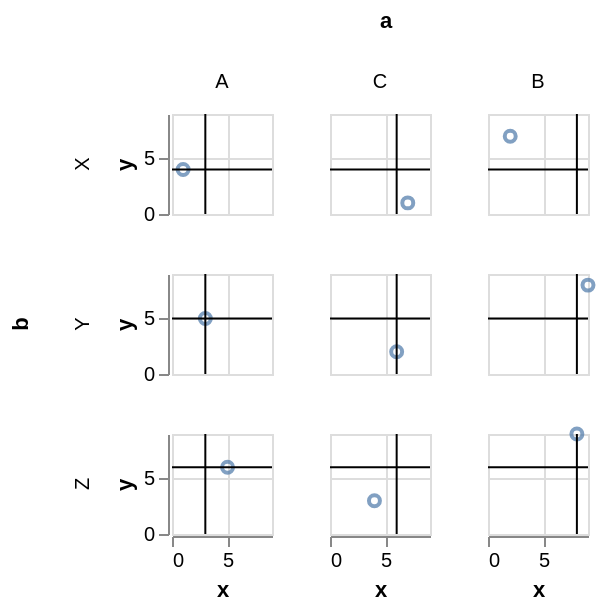

Source (Vega-Lite JSON):
### Vega-Lite specification from a JSON file in a GitHub repository (floating-point values rounded to 4 significant figures)
{"$schema": "https://vega.github.io/schema/vega-lite/v4.json", "data": {"values": [{"a": "A", "b": "X", "x": 1, "y": 4}, {"a": "A", "b": "Y", "x": 3, "y": 5}, {"a": "A", "b": "Z", "x": 5, "y": 6}, {"a": "B", "b": "X", "x": 2, "y": 7}, {"a": "B", "b": "Y", "x": 9, "y": 8}, {"a": "B", "b": "Z", "x": 8, "y": 9}, {"a": "C", "b": "X", "x": 7, "y": 1}, {"a": "C", "b": "Y", "x": 6, "y": 2}, {"a": "C", "b": "Z", "x": 4, "y": 3}]}, "transform": [{"joinaggregate": [{"op": "median", "field": "x", "as": "median_x_by_a"}], "groupby": ["a"]}, {"joinaggregate": [{"op": "median", "field": "y", "as": "median_y_by_b"}], "groupby": ["b"]}], "facet": {"column": {"field": "a", "sort": {"op": "median", "field": "x"}}, "row": {"field": "b", "sort": {"op": "median", "field": "y"}}}, "spec": {"width": 50, "height": 50, "layer": [{"mark": "point", "encoding": {"x": {"field": "x", "type": "quantitative", "title": "x"}, "y": {"field": "y", "type": "quantitative", "title": "y"}}}, {"mark": "rule", "encoding": {"x": {"aggregate": "median", "field": "median_x_by_a"}}}, {"mark": "rule", "encoding": {"y": {"aggregate": "median", "field": "median_y_by_b"}}}]}}
